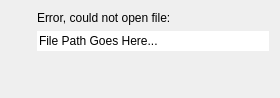
<?xml version="1.0" encoding="UTF-8"?>
<ui version="4.0">
 <class>Form</class>
 <widget class="QWidget" name="Form">
  <property name="geometry">
   <rect>
    <x>0</x>
    <y>0</y>
    <width>280</width>
    <height>98</height>
   </rect>
  </property>
  <property name="maximumSize">
   <size>
    <width>16777215</width>
    <height>100</height>
   </size>
  </property>
  <property name="baseSize">
   <size>
    <width>0</width>
    <height>100</height>
   </size>
  </property>
  <property name="windowTitle">
   <string>Form</string>
  </property>
  <layout class="QGridLayout" name="gridLayout" columnstretch="0,1">
   <item row="0" column="1">
    <widget class="QLabel" name="label_2">
     <property name="text">
      <string>Error, could not open file:</string>
     </property>
    </widget>
   </item>
   <item row="1" column="1">
    <widget class="QLineEdit" name="uiLEFilePath">
     <property name="text">
      <string>File Path Goes Here... </string>
     </property>
     <property name="frame">
      <bool>false</bool>
     </property>
    </widget>
   </item>
   <item row="3" column="1">
    <spacer name="verticalSpacer">
     <property name="orientation">
      <enum>Qt::Vertical</enum>
     </property>
     <property name="sizeHint" stdset="0">
      <size>
       <width>20</width>
       <height>40</height>
      </size>
     </property>
    </spacer>
   </item>
   <item row="0" column="0" rowspan="4">
    <widget class="QWidget" name="widget" native="true">
     <layout class="QVBoxLayout" name="verticalLayout">
      <property name="spacing">
       <number>0</number>
      </property>
      <property name="leftMargin">
       <number>0</number>
      </property>
      <property name="topMargin">
       <number>0</number>
      </property>
      <property name="rightMargin">
       <number>0</number>
      </property>
      <property name="bottomMargin">
       <number>0</number>
      </property>
      <item>
       <widget class="QLabel" name="label">
        <property name="maximumSize">
         <size>
          <width>80</width>
          <height>80</height>
         </size>
        </property>
        <property name="text">
         <string/>
        </property>
        <property name="pixmap">
         <pixmap resource="ImgRes.qrc">:/img/img/CFFileErr.png</pixmap>
        </property>
        <property name="scaledContents">
         <bool>true</bool>
        </property>
       </widget>
      </item>
      <item>
       <spacer name="verticalSpacer_2">
        <property name="orientation">
         <enum>Qt::Vertical</enum>
        </property>
        <property name="sizeHint" stdset="0">
         <size>
          <width>20</width>
          <height>0</height>
         </size>
        </property>
       </spacer>
      </item>
     </layout>
    </widget>
   </item>
  </layout>
 </widget>
 <resources>
  <include location="ImgRes.qrc"/>
 </resources>
 <connections/>
</ui>
